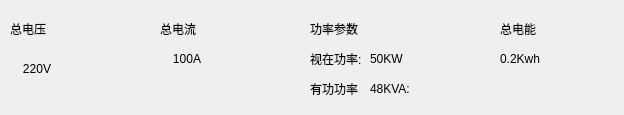
<?xml version="1.0" encoding="UTF-8"?>
<ui version="4.0">
 <class>BoxTotalWid</class>
 <widget class="QWidget" name="BoxTotalWid">
  <property name="geometry">
   <rect>
    <x>0</x>
    <y>0</y>
    <width>624</width>
    <height>115</height>
   </rect>
  </property>
  <property name="windowTitle">
   <string>Form</string>
  </property>
  <widget class="QLabel" name="label_4">
   <property name="geometry">
    <rect>
     <x>160</x>
     <y>20</y>
     <width>54</width>
     <height>18</height>
    </rect>
   </property>
   <property name="text">
    <string>总电流</string>
   </property>
  </widget>
  <widget class="QLabel" name="label_7">
   <property name="geometry">
    <rect>
     <x>310</x>
     <y>20</y>
     <width>54</width>
     <height>18</height>
    </rect>
   </property>
   <property name="text">
    <string>功率参数</string>
   </property>
  </widget>
  <widget class="QLabel" name="tApPowLab">
   <property name="geometry">
    <rect>
     <x>370</x>
     <y>50</y>
     <width>54</width>
     <height>18</height>
    </rect>
   </property>
   <property name="text">
    <string>50KW</string>
   </property>
  </widget>
  <widget class="QLabel" name="label_10">
   <property name="geometry">
    <rect>
     <x>310</x>
     <y>80</y>
     <width>54</width>
     <height>18</height>
    </rect>
   </property>
   <property name="text">
    <string>有功功率</string>
   </property>
  </widget>
  <widget class="QLabel" name="label_8">
   <property name="geometry">
    <rect>
     <x>500</x>
     <y>20</y>
     <width>54</width>
     <height>18</height>
    </rect>
   </property>
   <property name="text">
    <string>总电能</string>
   </property>
  </widget>
  <widget class="QLabel" name="tPowLab">
   <property name="geometry">
    <rect>
     <x>370</x>
     <y>80</y>
     <width>54</width>
     <height>18</height>
    </rect>
   </property>
   <property name="text">
    <string>48KVA:</string>
   </property>
  </widget>
  <widget class="QLabel" name="label_3">
   <property name="geometry">
    <rect>
     <x>10</x>
     <y>20</y>
     <width>54</width>
     <height>18</height>
    </rect>
   </property>
   <property name="text">
    <string>总电压</string>
   </property>
  </widget>
  <widget class="QLabel" name="tCurLab">
   <property name="geometry">
    <rect>
     <x>160</x>
     <y>50</y>
     <width>54</width>
     <height>18</height>
    </rect>
   </property>
   <property name="layoutDirection">
    <enum>Qt::LeftToRight</enum>
   </property>
   <property name="text">
    <string>100A</string>
   </property>
   <property name="alignment">
    <set>Qt::AlignCenter</set>
   </property>
  </widget>
  <widget class="QLabel" name="tEleLab">
   <property name="geometry">
    <rect>
     <x>500</x>
     <y>50</y>
     <width>54</width>
     <height>18</height>
    </rect>
   </property>
   <property name="text">
    <string>0.2Kwh</string>
   </property>
  </widget>
  <widget class="QLabel" name="tVolLab">
   <property name="geometry">
    <rect>
     <x>10</x>
     <y>60</y>
     <width>54</width>
     <height>18</height>
    </rect>
   </property>
   <property name="text">
    <string>220V</string>
   </property>
   <property name="alignment">
    <set>Qt::AlignCenter</set>
   </property>
  </widget>
  <widget class="QLabel" name="label_9">
   <property name="geometry">
    <rect>
     <x>310</x>
     <y>50</y>
     <width>54</width>
     <height>18</height>
    </rect>
   </property>
   <property name="text">
    <string>视在功率:</string>
   </property>
  </widget>
 </widget>
 <resources/>
 <connections/>
</ui>
